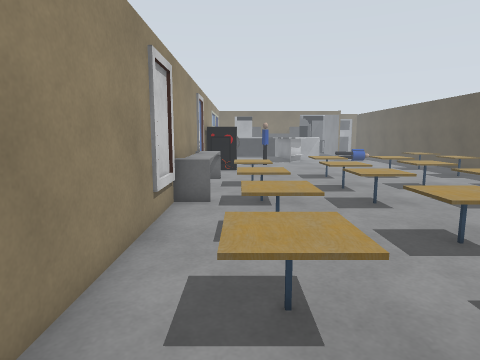
view 1 (above)

17 first-person views from a walk through a world built for the Gazebo simulator. The camera is 1.2 m above the floor, tilts 8° down and sees 75° across. The floor is counted in squares, 0.5 m on a side. Each view is taken from the middle of a square. On the plan, view 1 faces up. The plan holds only what a view shows up to about 19 squares ahead; the rest is blank. The place goes on beyond the plan. Simple shapes stand in for some stock models.

view 2
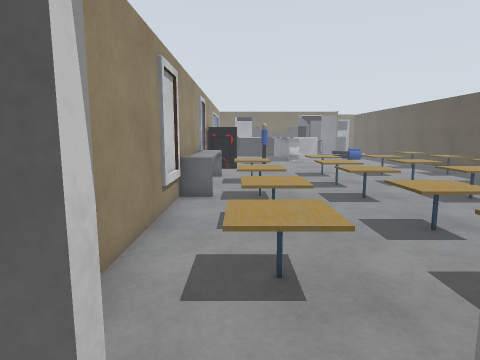

view 3
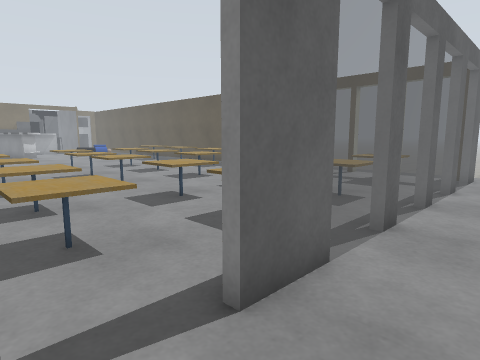

view 4
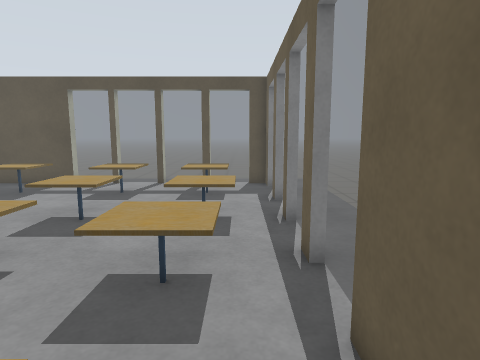

view 5
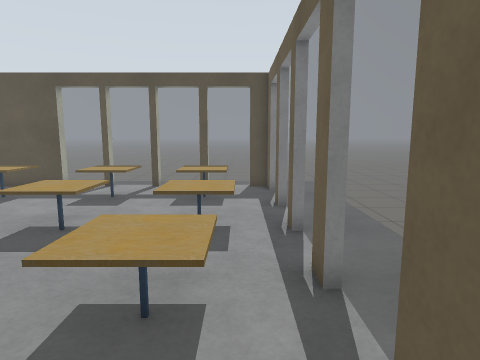

view 6
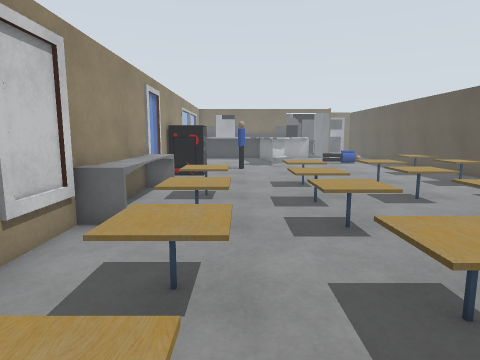

view 7
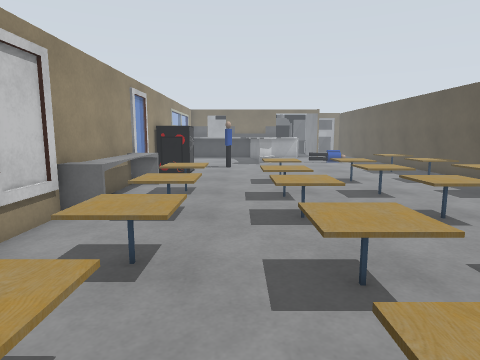

view 8
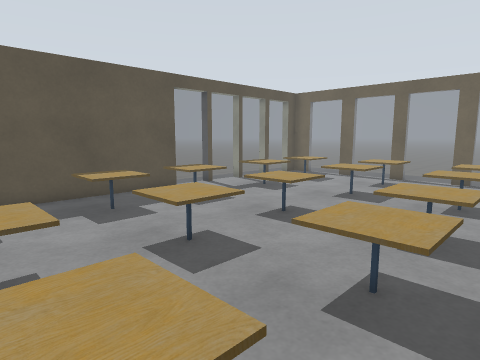

view 9
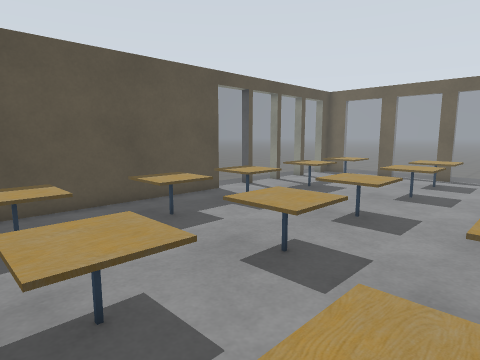

view 10
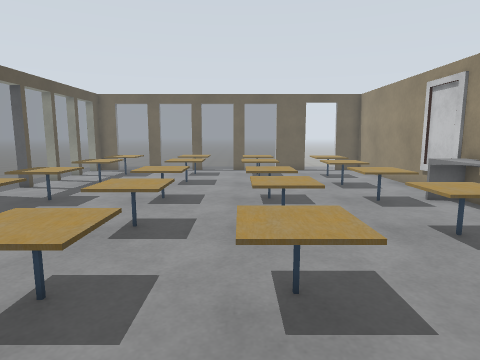

view 11
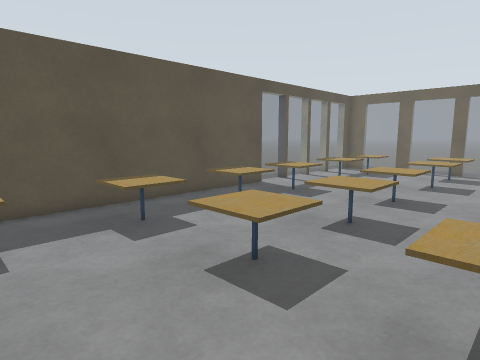

view 12
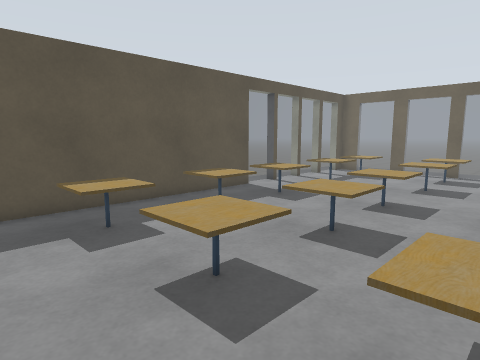

view 13
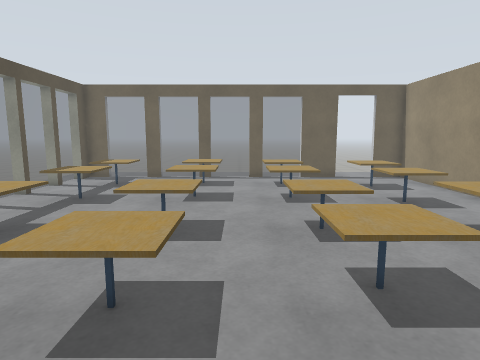

view 14
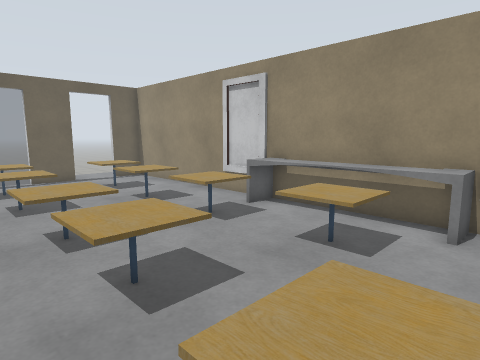

view 15
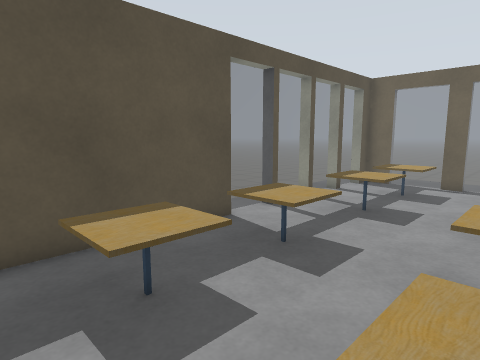

view 16
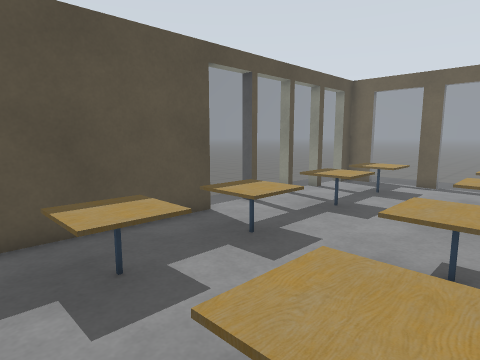

view 17
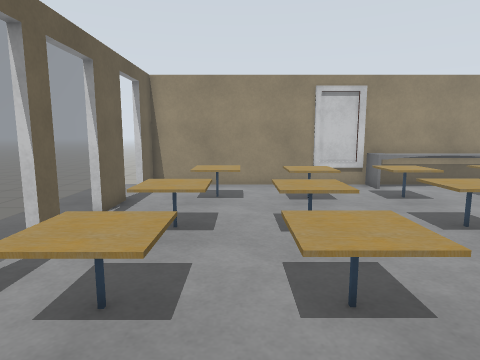

### Floor plan
Key: @ floor where view 1 was taken; # wall or solid block; x gap in a wall; . main floor; - floor 0.25 m lower than the main floor; / step, stairs or slope; = window, fence, low wall or low ledge; T cafe table; O other object.
Columns run from 5 left of view 1 to 19 right of it. Each row starts with its distance up from view 1.
 23           ..  ..
 22    ###...........O  .#
 21   ##  ...............#
 20   ##  .......TTT..TT.#
 19    = ....TTT.TTT.TTT.#
 18   ##=....TTT.TTT.TTT.#
 17   ##=................#
 16   ##=TTT.....TT...TT.#
 15   ##=TTT.TTT.TTT.TTT.#
 14   ##=....TTT.TTT.TTT.#
 13   ##=....TT..........#
 12   ##=TTT.TTT.TTT.TTT.#
 11   ##=TTT.TTT.TTT.TTT.#
 10   ##.....TTT.TTT..T..=.
  9   ##.TTT.............=.
  8   ##.TTT.TTT..T..TTT.=.-
  7   ##.TTT.TTT.TTT.TTT.=.-
  6   ##.....TTT.TTT.TTT.#.
  5   ##.TTT.............=
  4   ##.TTT.TTT.TTT.TTT.=.
  3   ##.TT..TTT.TTT.TTT.=.
  2   ##.....TT..TTT.. ..=.
  1   ###..#####..x..#####.
  0     #@.##==#==#==#==##
 -1      ..................
 -2     //////   ///////  /
 -3  -------       ---------
 -4 --------         --------
 -5 --  --             ------

Where each view was taken, in squares from view 1:
view 1: 0 up, 0 right, facing up
view 2: 1 down, 0 right, facing up
view 3: 2 down, 1 left, facing up-right
view 4: 2 up, 0 right, facing right
view 5: 2 up, 1 right, facing right
view 6: 3 up, 2 right, facing up
view 7: 2 up, 3 right, facing up
view 8: 19 up, 3 right, facing down-right
view 9: 20 up, 5 right, facing down-right
view 10: 23 up, 6 right, facing down
view 11: 23 up, 5 right, facing down-right
view 12: 22 up, 5 right, facing down-right
view 13: 19 up, 7 right, facing down
view 14: 19 up, 7 right, facing down-left
view 15: 17 up, 9 right, facing down-right
view 16: 17 up, 8 right, facing down-right
view 17: 5 up, 13 right, facing left
